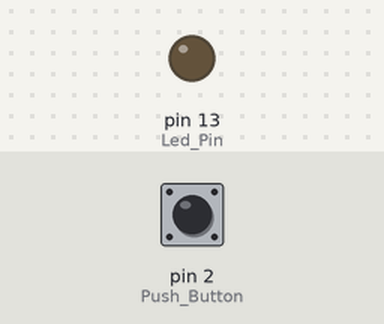
A sketch run on a simulated Arduino Uno, built with avr-gcc and run on an emulated ATmega328P. On the bench: output pins drawn as LEDs (lit = HIGH). The inputs (shaded band) are chosen by the test bench; at power-on: pin 2 (Push_Button) LOW.

Above: at 1.2 s.
1.3 s: pin 2 (Push_Button) pulled HIGH for 0.15 s
At 1.37 s:
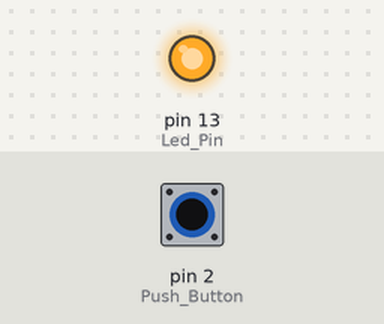
2.9 s: pin 2 (Push_Button) pulled HIGH for 3.2 s
At 7.1 s:
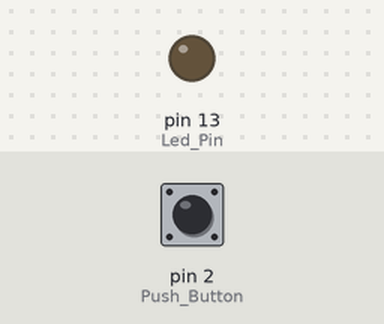
Timing chart, 0 to 8.6 s (numbered marks = the images above; inputs shaded):
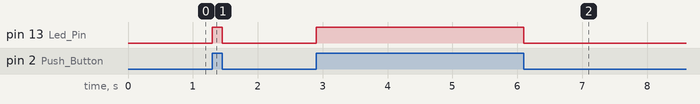

Measured:
- after the input at 1.3 s, pin 13 (Led_Pin): LOW → HIGH at once, → LOW 0.15 s later
- after the input at 2.9 s, pin 13 (Led_Pin): LOW → HIGH at once, → LOW 3.2 s later

The sketch:

ControllingLedBlinkWithPushButton.ino
```cpp
int Led_Pin = 13 ;
int Push_Button = 2;

void setup(){
  pinMode(Push_Button ,INPUT);
  pinMode(Led_Pin,OUTPUT);
}

void loop(){
  digitalWrite(Led_Pin,digitalRead(Push_Button));

}
```
